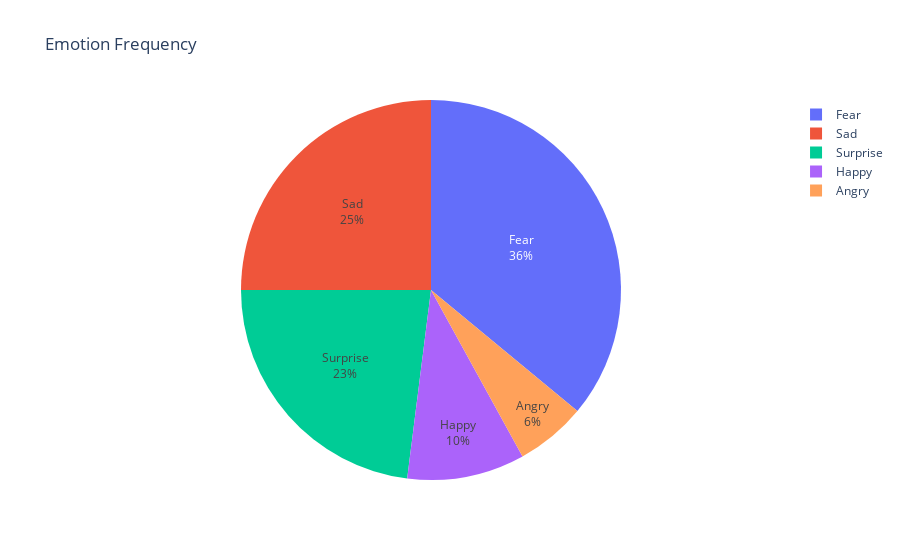

The cell this chart's notebook holds for it:
### Code cell
fig = px.pie(EmotionDF, values = 'Frequency', names='Emotion',
             title='Emotion Frequency',
             hover_data=['Emotion'], labels={'Emotion':'Emotion'})
fig.update_traces(textposition='inside', textinfo='percent+label')
fig.show()

### Figure 1 — Plotly figure (JSON) as saved in the notebook; plotly's stock layout.template omitted (floating-point values rounded to 4 significant figures)
{"data": [{"customdata": [["Fear"], ["Sad"], ["Surprise"], ["Happy"], ["Angry"]], "domain": {"x": [0, 1], "y": [0, 1]}, "hovertemplate": "Emotion=%{customdata[0]}<br>Frequency=%{value}<extra></extra>", "labels": ["Fear", "Sad", "Surprise", "Happy", "Angry"], "legendgroup": "", "name": "", "showlegend": true, "textinfo": "percent+label", "textposition": "inside", "type": "pie", "values": [0.36, 0.25, 0.23, 0.1, 0.06]}], "layout": {"legend": {"tracegroupgap": 0}, "title": {"text": "Emotion Frequency"}}}
